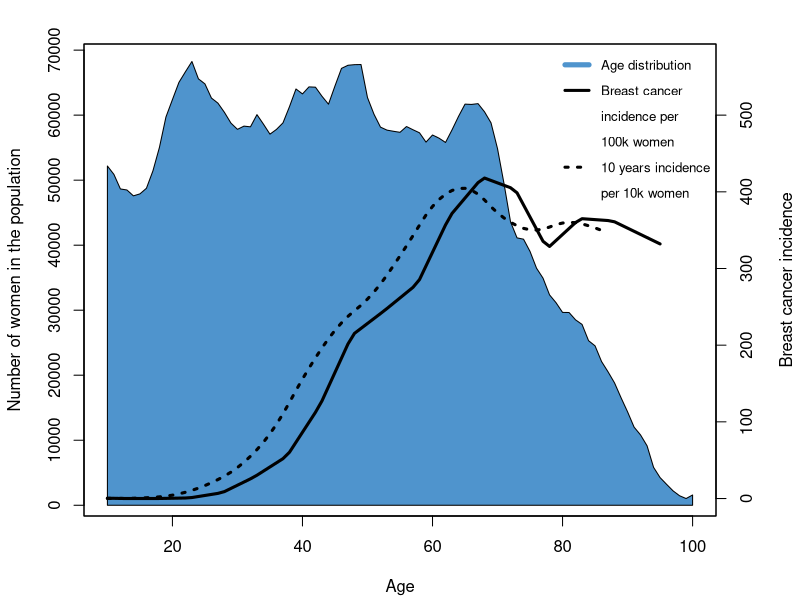

The R source for this figure:
data=read.csv("data/breast_cancer/breast_cancer_population.csv")
png(filename = "output/figure2.png",width = 550, height = 450)
op=par(no.readonly=TRUE) 

d=data
par(mar=c(4,4,2,4)+.2)
plot(d$age, d$n, type="n", ylab="Number of women in the population", xlab="Age")
polygon(c(d$age, rev(d$age)), c(d$n, rep(0,length(d$n))),col="steelblue3", density = NULL)
par(new=TRUE)

plot(d$age, d$incidence100k, xaxt="n", yaxt="n", type="n", ylab="", xlab="", ylim=c(0, 570))
axis(4)
mtext("Breast cancer incidence",side=4,line=3)

lines(d$age, d$incidence100k , lwd=3)
lines(d$age, d$incidence100k10y/10, lwd=3, lty=3)

legend("topright", 
       c("Age distribution",
         "Breast cancer", "incidence per", "100k women",
         "10 years incidence", "per 10k women"),
       bty="n", bg=NA, cex=.8, y.intersp=1.6,
       lty=c(1,1,NA, NA,3,NA),
       lwd=c(5, 3,NA, NA,3,NA),
       col=c("steelblue3", "black", "black", "black", "black",  "black"),
       inset=c(0,0)
       )

dev.off()
par(op)
